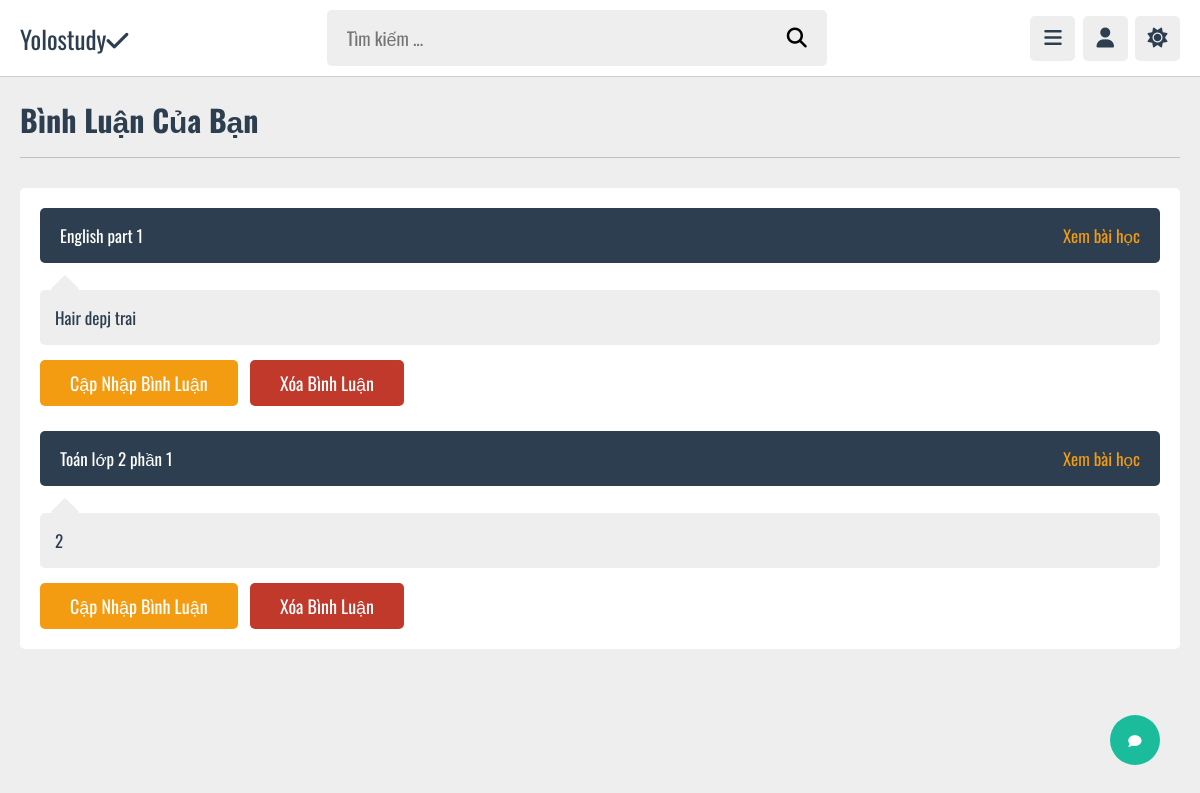
Page /comments.php (signed in) on the committed database.
### tables this page shows
CREATE TABLE `comments` (
  `id` varchar(20) NOT NULL,
  `content_id` varchar(20) NOT NULL,
  `user_id` varchar(20) NOT NULL,
  `giasu_id` varchar(20) NOT NULL,
  `comment` varchar(255) NOT NULL,
  `date` date NOT NULL DEFAULT current_timestamp()
);

CREATE TABLE `content` (
  `id` varchar(20) NOT NULL,
  `giasu_id` varchar(20) NOT NULL,
  `danhsach_id` varchar(20) NOT NULL,
  `title` varchar(255) NOT NULL,
  `desc` varchar(255) NOT NULL,
  `video` varchar(255) NOT NULL,
  `thumbnail` varchar(255) NOT NULL,
  `date` date NOT NULL DEFAULT current_timestamp(),
  `status` varchar(20) NOT NULL
);

### comments.php (the view, shortened to what this page needs)
<?php
include 'tp/connect.php';
if (isset($_COOKIE['user_id'])) {
    $user_id = $_COOKIE['user_id'];
} else {
    $user_id = '';
    header('location:home.php');
}
?>
<!DOCTYPE html>
<html lang="en">
<head>
    <link rel="stylesheet" href="https://cdnjs.cloudflare.com/ajax/libs/font-awesome/6.4.2/css/all.min.css">
    <link rel="stylesheet" href="../s.css">
</head>
<body>
    <?php include 'tp/userheader.php'; ?>
    <section class="comments">
        <h1 class="heading">Bình luận của bạn</h1>
        <div class="box-container">
            <?php
            $select_comments = $conn->prepare("select * from `comments` where user_id = ?");
            $select_comments->execute([$user_id]);
            if ($select_comments->rowCount() > 0) {
                while ($fetch_comment = $select_comments->fetch(PDO::FETCH_ASSOC)) {
                    $select_content = $conn->prepare("select * from `content` where id = ?");
                    $select_content->execute([$fetch_comment['content_id']]);
                    $fetch_content = $select_content->fetch(PDO::FETCH_ASSOC);
            ?>
                    <div class="box">
                        <div class="comment-content">
                            <p><?= $fetch_content['title']; ?></p>
                            <a href="video.php?get_id=<?= $fetch_content['id']; ?>">Xem bài học</a>
                        </div>
                        <p class="comment-box"><?= $fetch_comment['comment']; ?></p>
                            <form action="" method="post">
                                <input type="submit" value="Cập nhập bình luận" name="update_comment" class="inline-option-bt">
                                <input type="submit" value="Xóa bình luận" name="delete_comment" class="inline-delete-bt" onclick="return confirm('Bạn có muốn xóa bình luận này không?')">
                            </form>
                    </div>
            <?php
                }
            } else {
                echo '<p class="empty" style="padding: 0;">Không có bình luận nào hết</p>';
            }
            ?>
        </div>
    </section>
    <?php include 'tp/chatbot.php'; ?>
</body>
</html>

### s.css (style rules this page uses)
:root { --mau-chinh: #1abc9c; --do: #c0392b; --cam: #f39c12; --trang: #fff; --den: #2c3e50; --mau-sang: #95a5a6; --mau-bg: #eee; --border: 0.1rem solid rgba(8, 8, 8, 0.2); }
* { font-family: "Oswald", sans-serif; margin: 0; padding: 0; box-sizing: border-box; outline: none; border: none; text-decoration: none; }
html { font-size: 62.5%; overflow-x: hidden; }
body { padding-bottom: 9rem; background-color: var(--mau-bg); padding-left: 30rem; }
section { padding: 2rem; margin: 0 auto; max-width: 1200px; }
.heading { font-size: 3rem; color: var(--den); text-transform: capitalize; padding-bottom: 1.5rem; margin-bottom: 3rem; border-bottom: var(--border); }
.bt, .inline-bt, .option-bt, .inline-option-bt, .delete-bt, .inline-delete-bt { margin-top: 1rem; border-radius: 0.5rem; padding: 1rem 3rem; cursor: pointer; color: var(--trang); font-size: 1.8rem; text-align: center; text-transform: capitalize; }
.inline-bt, .inline-option-bt, .inline-delete-bt { display: inline-block; }
.option-bt, .inline-option-bt { background-color: var(--cam); }
.delete-bt, .inline-delete-bt { background-color: var(--do); }
.comments .box-container { display: grid; gap: 2.5rem; background-color: var(--trang); border-radius: .5rem; padding: 2rem; }
.comments .box-container .box .comment-box { background-color: var(--mau-bg); border-radius: .5rem; position: relative; font-size: 1.7rem; color: var(--den); padding: 1.5rem; margin: .5rem 0; margin-top: 1.5rem; white-space: pre-line; }
.comments .box-container .box .comment-box::before { content: ''; position: absolute; top: -1.1rem; left: 1.5rem; height: 2rem; width: 2rem; border-radius: .1rem; transform: rotate(45deg); background-color: var(--mau-bg); }
.comments .box-container .box .comment-content { background-color: var(--den); padding: 1.5rem 2rem; border-radius: .5rem; margin-bottom: 2.7rem; display: flex; gap: 1rem; align-items: center; justify-content: space-between; font-size: 1.7rem; flex-wrap: wrap; }
.comments .box-container .box .comment-content a { color: var(--cam); }
.comments .box-container .box .comment-content p { color: var(--trang); }
.comments .box-container .box .inline-option-bt { margin-right: 1rem; }
@media (max-width: 1200px) { body { padding-left: 0; } }

### rows in the picture
comments: content.title "English part 1", comment "Hair depj trai"
comments: content.title "Toán lớp 2 phần 1", comment "2"
